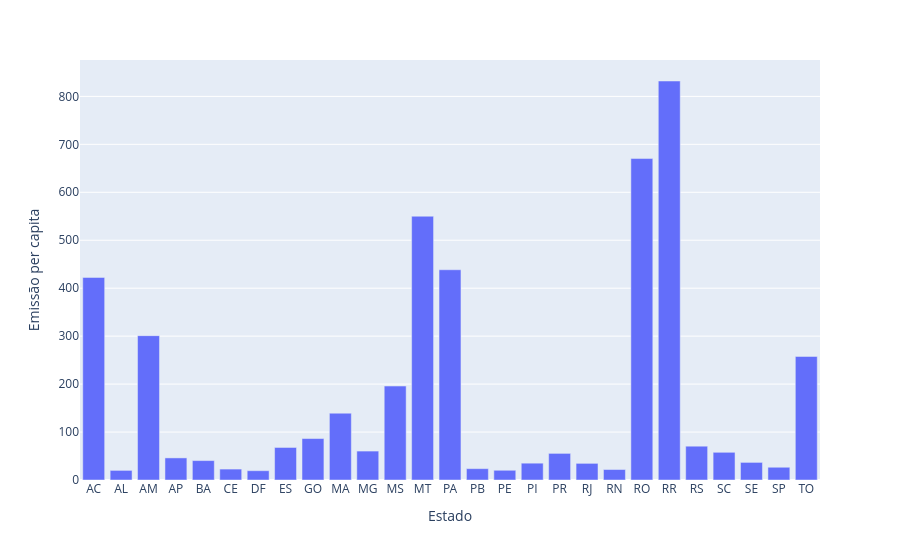

The code cell stored with this chart in its notebook:
### Code cell
px.bar(data_frame = agrupado,x = 'Estado',y='Emissão per capita')

### Figure 1 — Plotly figure (JSON) as saved in the notebook; plotly's stock layout.template omitted (floating-point values rounded to 4 significant figures)
{"data": [{"hovertemplate": "Estado=%{x}<br>Emissão per capita=%{y}<extra></extra>", "legendgroup": "", "marker": {"color": "#636efa", "pattern": {"shape": ""}}, "name": "", "orientation": "v", "showlegend": false, "textposition": "auto", "type": "bar", "x": ["AC", "AL", "AM", "AP", "BA", "CE", "DF", "ES", "GO", "MA", "MG", "MS", "MT", "PA", "PB", "PE", "PI", "PR", "RJ", "RN", "RO", "RR", "RS", "SC", "SE", "SP", "TO"], "xaxis": "x", "y": [422.5, 20.03, 301.0, 46.09, 40.47, 22.77, 19.39, 67.86, 86.44, 139.3, 60.32, 195.9, 550.1, 438.4, 23.65, 20.29, 35.07, 55.49, 34.71, 21.86, 670.3, 832.1, 70.48, 57.77, 36.71, 26.58, 257.7], "yaxis": "y"}], "layout": {"barmode": "relative", "legend": {"tracegroupgap": 0}, "margin": {"t": 60}, "xaxis": {"anchor": "y", "domain": [0, 1], "title": {"text": "Estado"}}, "yaxis": {"anchor": "x", "domain": [0, 1], "title": {"text": "Emissão per capita"}}}}
